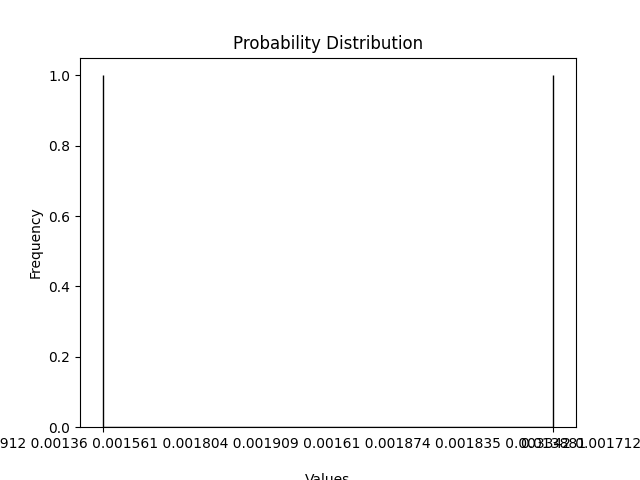

Reproduce this figure in Python.
import matplotlib.pyplot as plt
#import numpy as np

intData=[]

with open("filename.txt") as file:
    for i in range(1, 10001):
        data = file.readline()
        intData.append(data)



 
# Generate random data for the histogram


# print("running")



# for i in data:
#     intData.append(float(i))
    

# Plotting a basic histogram
plt.hist(intData, bins=40,  color='skyblue', edgecolor='black')
 
# Adding labels and title
plt.xlabel('Values')
plt.ylabel('Frequency')
plt.title('Probability Distribution')

plt.savefig("histo.png")  